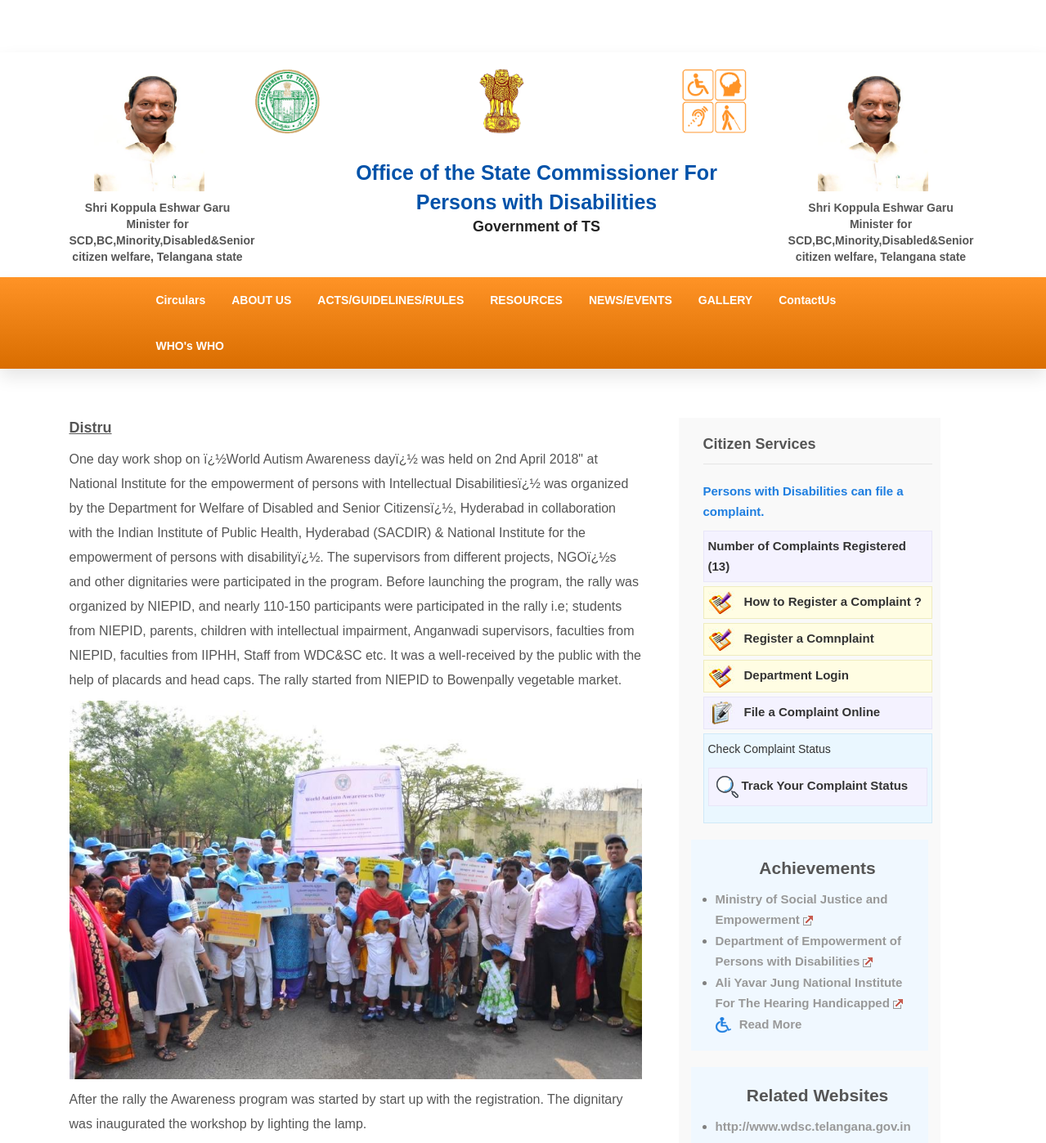
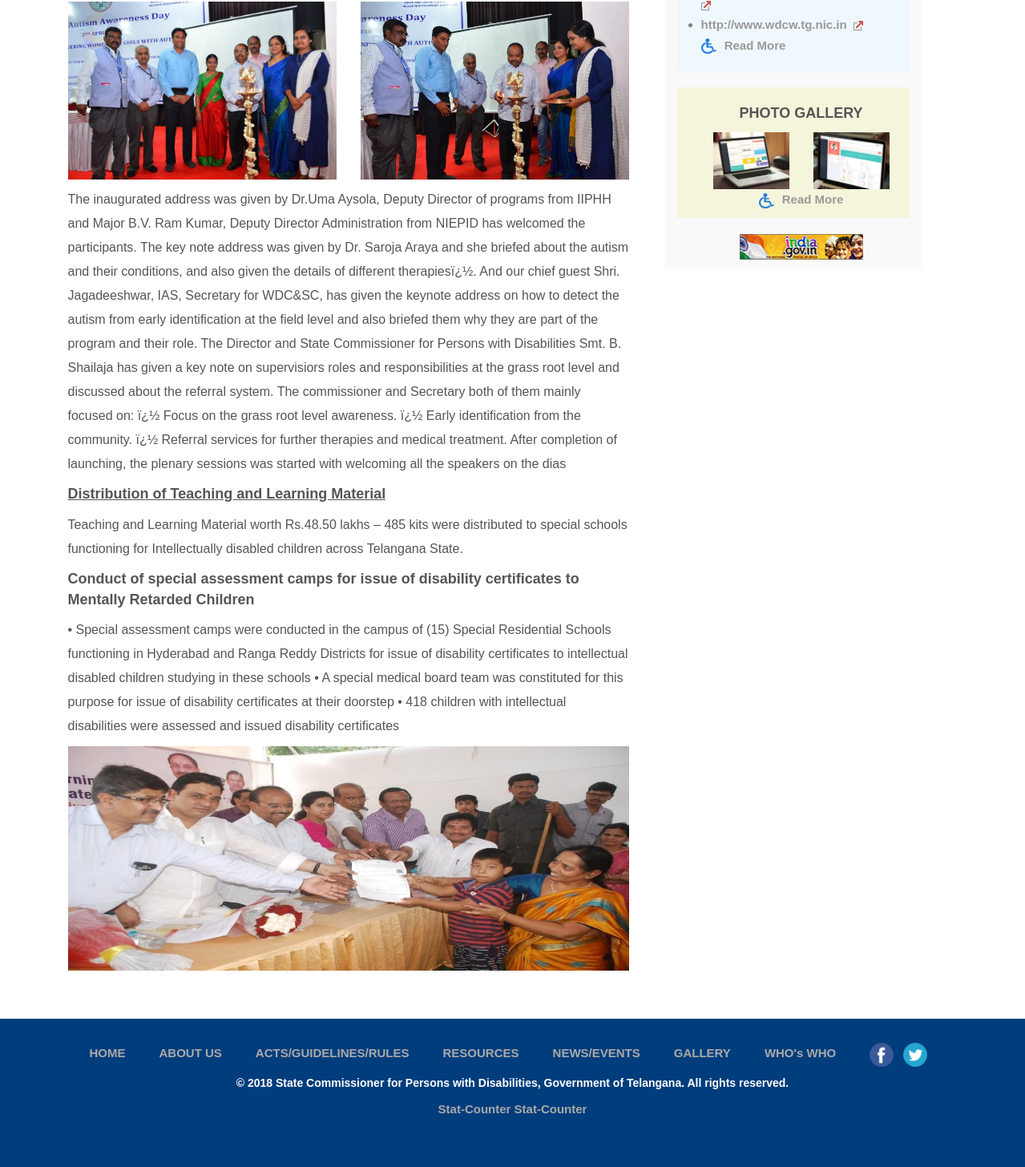
Page /news.php on the committed database (2 pictures, top to bottom).
### tables this page shows
CREATE TABLE `headerfooter` (
  `id` int(255) NOT NULL,
  `image1` varchar(255) NOT NULL,
  `text1` text NOT NULL,
  `image2` varchar(255) NOT NULL,
  `image3` varchar(255) NOT NULL,
  `text3` varchar(1000) NOT NULL,
  `image4` varchar(255) NOT NULL,
  `text4` varchar(1000) NOT NULL,
  `image5` varchar(255) NOT NULL,
  `text5` varchar(255) NOT NULL
);

CREATE TABLE `newsevents` (
  `aid` int(255) NOT NULL,
  `mainHeading` varchar(255) NOT NULL,
  `description` varchar(6000) NOT NULL,
  `image` varchar(255) NOT NULL,
  `image2` varchar(255) NOT NULL,
  `imgcontent` varchar(255) NOT NULL
);

### news.php (the view, shortened to what this page needs)
<?php
include("./dbconnect.php");
?>
<!DOCTYPE html>
<html dir="ltr" lang="en">
<head>
<link href="css/bootstrap.min.css" rel="stylesheet" type="text/css">
<link href="css/jquery-ui.min.css" rel="stylesheet" type="text/css">
<link href="css/animate.css" rel="stylesheet" type="text/css">
<link href="css/css-plugin-collections.css" rel="stylesheet"/>
<link href="css/menuzord-megamenu.css" rel="stylesheet"/>
<link id="menuzord-menu-skins" href="css/menuzord-skins/menuzord-boxed.css" rel="stylesheet"/>
<link href="css/style-main.css" rel="stylesheet" type="text/css">
<link href="css/preloader.css" rel="stylesheet" type="text/css">
<link href="css/custom-bootstrap-margin-padding.css" rel="stylesheet" type="text/css">
<link href="css/responsive.css" rel="stylesheet" type="text/css">
<link href="css/colors/theme-skin-color-set1.css" rel="stylesheet" type="text/css">
</head>
<body class="has-side-panel side-panel-right fullwidth-page" data-magnified-zone=".mg_zone">
 <div style="padding-top:64px; background-color:#fff" id="widget_content"  >
<div id="wrapper" class="clearfix">
  <?php include "header.php"; ?>
  <div class="main-content">
    <section id="home" class="divider">
      <div class="container-fluid p-0">
      <div class="container">
        <div class="section-content">
          <div class="row col-md-8">
            <div class="col-md-12">
<?php
$sel = mysqli_query($con,"select * from newsEvents where aid=1");
while($fet = mysqli_fetch_assoc($sel))
{
  ?>
            <h3 class="text-uppercasetext-theme-colored mt-0 mb-0 mt-sm-30" style="text-decoration: underline; font-size:18px;"><?php echo $fet['mainHeading'];?></span></h3>
             <h4 style="font-weight: 500; line-height: 30px; font-size:16px;"><?php echo $fet['description'];?>
</h4>
              </div>
             <div class="col-md-12">
                    <img src="images/news/<?php echo $fet['image'];?>">
                </div>
            <div class="col-md-12">
            <h4 style="font-weight: 500; line-height: 30px; font-size:16px;"><?php echo $fet['imgcontent'];?></h4>
</div>
  <?php
  }
  ?>
           <?php
$sel = mysqli_query($con,"select * from newsEvents where aid=2");
while($fet = mysqli_fetch_assoc($sel))
{
  ?>
                <div class="col-md-6">
                    <img src="images/news/<?php echo $fet['image'];?>">
                </div>
                <div class="col-md-6">
                    <img src="images/news/<?php echo $fet['image2'];?>">
                </div>
            <div class="col-md-12">
            <h4 style="font-weight: 500; line-height: 30px; font-size:16px;"><?php echo $fet['description'];?>
            </h4>
         <?php } ?>
             <?php
$sel = mysqli_query($con,"select * from newsEvents where aid=3");
while($fet = mysqli_fetch_assoc($sel))
{
  ?>
            <h3 class="text-uppercasetext-theme-colored mt-0 mb-0 mt-sm-30" style="text-decoration: underline; font-size:18px;"><?php echo $fet['mainHeading'];?></span></h3>
             <h4 style="font-weight: 500; line-height: 30px; font-size:16px;"><?php echo $fet['description'];?>
</h4>
       <?php
       }
       ?>
       <?php
$sel = mysqli_query($con,"select * from newsEvents where aid=4");
while($fet = mysqli_fetch_assoc($sel))
{
       ?>
              <h3 class="text-uppercasetext-theme-colored mt-0 mb-0 mt-sm-30" style=" font-size:18px;"><?php echo $fet['mainHeading'];?>
</span></h3>
              <h4 style="font-weight: 500; line-height: 30px; font-size:16px;"><?php echo $fet['description'];?>
              </h4>
                </div>
         <div class="col-md-12">
                    <img src="images/news/<?php echo $fet['image'];?>">
                </div>
          </div>
       <?php
     }
       ?>
                  <div class="col-xs-12 col-sm-6 col-md-4 mb-sm-30  pb-20">
         <?php include "side_block.php"; ?>
		 </div>
        </div>
       </div>
      </div>
    </section>
  </div>
  <?php include "footer.php"; ?>
</div>
</body>
</html>

### header.php (shortened to what this page needs)
<?php
$pageurl = basename($_SERVER['REQUEST_URI'], '?' . $_SERVER['QUERY_STRING']);
$page = str_replace(".php","",$pageurl);
?>
 <header id="header" class="header">
    <div class="header-nav">
      <div class="header-nav-wrapper  bg-white">
        <div class="container">
         <div class="row mt-15">
 	<div class="col-md-2 text-center">
            <a class="pull-left flip mt-5 mb-5 mt-sm-10 mb-sm-20 col-md-12" href="index.php">
<?php
include 'dbconnect.php';
$selheader = mysqli_query($con,"select * from headerfooter") ;
while($img=mysqli_fetch_assoc($selheader)){
  $img1 = $img['image1'];
  $text1 = $img['text1'];
  $img2 = $img['image2'];
  $img3 = $img['image3'];
  $text3 = $img['text3'];
  $img4 = $img['image4'];
  $text4 = $img['text4'];
  $img5 = $img['image5'];
  $text5 = $img['text5'];
?>
			<img src="images/banner/<?php echo $img1; ?>" alt="" height="150" width="400" style="margin-left:30px">
<h5 style="width:216px;"><?php echo $text1; ?></h5>
 		    </a>
 		</div>
		 <div class="col-md-7 text-center">
		    <div style="width:160%">
				<div class="col-md-2 text-center">
				<a class="menuzord-brand pull-left flip mt-5 mb-5 mt-sm-10 mb-sm-20 col-md-12" href="index.php">
				<img src="images/<?php echo $img2; ?>" alt="">
				</a>
				</div>
				<div class="col-md-4 text-center">
				<a class="menuzord-brand pull-left flip mt-5 mb-5 mt-sm-10 mb-sm-20 col-md-12" href="index.php">
				<img src="images/<?php echo $img3; ?>" alt="">
				</a>
				</div>
				<div class="col-md-2 text-center">
				<a class="menuzord-brand pull-left flip mt-5 mb-5 mt-sm-10 mb-sm-20 col-md-12" href="index.php">
				<img src="images/<?php echo $img4; ?>" alt="">
				</a>
				</div>
			</div>
			<div style="float:left;margin-top:25px;padding-left:20%">
				<h2 style="    color: #0052a9;    margin-top: 0px;    margin-bottom: 0px; font-size: 25px;">
				  <?php echo $text3; ?></h2>
				<h2 style="  color: #232323;margin-top: 0px;    margin-bottom: 0px;    font-size: 18px;">
            <?php echo $text4; ?>
        </h2>
			</div>
		</div>
 		<div class="col-md-2 text-center">
            <a class="pull-left flip mt-5 mb-5 mt-sm-10 mb-sm-20 col-md-12" href="index.php">
			<img src="images/banner/<?php echo $img5; ?>" alt="" height="150" width="400" style="margin-left:38px">
   <h5 style="width:230px"><?php echo $text5; ?></h5>
 		    </a>
 		    </div>
         </div>
        <?php
		 }
?>
		</div>
		</div>
		<div class="header-nav-wrapper navbar-scrolltofixed" style="background:#252525;text-align:center">
		<div class="container" style="width:960px">
          <nav id="menuzord-right" class="menuzord default theme-colored">
		    <ul class="menuzord-menu">
  <li  class="<?php if(($page=="about") || ($page=="")) { echo "active"; } ?> dropdown"><a href="#">Circulars</a>
</li>
			  <li  class="<?php if(($page=="about") || ($page=="")) { echo "active"; } ?> "><a href="about.php">ABOUT US</a></li>
			  <li  class="<?php if(($page=="acts") || ($page=="")) { echo "active"; } ?> "><a href="acts.php">ACTS/GUIDELINES/RULES</a></li>
			  <li  class="<?php if(($page=="resources") || ($page=="")) { echo "active"; } ?> "><a href="resources.php">RESOURCES</a></li>
			  <li  class="<?php if(($page=="news") || ($page=="")) { echo "active"; } ?> "><a href="news.php">NEWS/EVENTS</a></li>
			  <li  class="<?php if(($page=="gallery") || ($page=="")) { echo "active"; } ?> "><a href="gallery.php">GALLERY</a></li>
         <li  class="<?php if(($page=="contactus") || ($page=="")) { echo "active"; } ?> "><a href="#">ContactUs</a></li>
			  <li  class="<?php if(($page=="contact") || ($page=="")) { echo "active"; } ?> "><a href="contact.php">WHO's WHO</a></li>
            </ul>
          </nav>
        </div>
		</div>
      </div>
  </header>

### css/menuzord-megamenu.css (style rules this page uses)
.menuzord,.menuzord * { font-family: 'Open Sans', sans-serif;box-sizing:border-box;-moz-box-sizing:border-box; -webkit-box-sizing:border-box; }
.menuzord { width: 100%;padding: 0 30px;float: left;position: relative;background: transparent; }
.menuzord a { -o-transition: color .3s linear, background .3s linear;-moz-transition: color .3s linear, background .3s linear;-webkit-transition: color .3s linear, background .3s linear;transition: color .3s linear, background .3s linear; }
.menuzord-brand { margin: 18px 30px 0 0;float: left;color: #666;text-decoration: none;font-size: 24px;font-weight: 600;line-height: 1.3;cursor: pointer; }
.menuzord-menu { margin: 0;padding: 0;list-style: none; }
.menuzord-menu > li { display: inline-block;float: left; }
.menuzord-menu > li > a { padding: 26px 16px;display: inline-block;text-decoration: none !important;font-size: 14px;font-weight: 600;color: #888;outline: 0;line-height: 1.42857143;-webkit-tap-highlight-color: rgba(0,0,0,0);-webkit-tap-highlight-color: transparent; }
.menuzord-menu > li.active > a,.menuzord-menu > li:hover > a { color: #333; }

### css/menuzord-skins/menuzord-boxed.css (style rules this page uses)
.menuzord-menu > li { padding: 18px 0; }
.menuzord-menu > li > a { padding: 8px 16px; }
.menuzord-menu > li.active > a, .menuzord-menu > li:hover > a { background: #333; color: #fff; }

### css/colors/theme-skin-color-set1.css (style rules this page uses)
.menuzord.default .menuzord-menu > li.active > a, .menuzord.default .menuzord-menu > li:hover > a, .menuzord.default .menuzord-menu ul.dropdown li:hover > a { background: #F88147; color: #fff; }
.menuzord.theme-colored .menuzord-menu > li.active > a, .menuzord.theme-colored .menuzord-menu > li:hover > a, .menuzord.theme-colored .menuzord-menu ul.dropdown li:hover > a { background: #F88147; color: #fff; }

### css/utility-classes.css (style rules this page uses)
.bg-white { background-color: #fff !important; }
.mb-5 { margin-bottom: 5px !important; }
.mt-5 { margin-top: 5px !important; }

### header.php (style rules this page uses)
.dropdown { position: relative; display: inline-block; }

### rows in the picture
headerfooter: image1 (picture), text1 "Shri Koppula Eshwar Garu Minister for SCD,BC,Minority,Disabled&Senior citizen welfare, Telangana state", image2 (picture), image3 (picture), image4 (picture), text3 "Office of the State Commissioner For Persons with Disabilities", text4 "Government of TS", image5 (picture), text5 "Shri Koppula Eshwar Garu Minister for SCD,BC,Minority,Disabled&Senior citizen welfare, Telangana state"
newsevents: mainHeading "Distru", description "One day work shop on ï¿½World Autism Awareness dayï¿½ was held on 2nd April 2018\" at National Institute for the empowerment of persons with Intellectual Disabilitiesï¿½ was organized by the Department for Welfare of Disabled and Senior Citizensï¿½, Hyderabad in collaboration with the Indian Institute of Public Health, Hyderabad (SACDIR) & National Institute for the empowerment of persons with disabilityï¿½. The supervisors from different projects, NGOï¿½s and other dignitaries were participated in the program. Before launching the program, the rally was organized by NIEPID, and nearly 110-150 participants were participated in the rally i.e; students from NIEPID, parents, children with…", image (picture), imgcontent "After the rally the Awareness program was started by start up with the registration. The dignitary was inaugurated the workshop by lighting the lamp."
newsevents: image (picture), image2 (picture), description "The inaugurated address was given by Dr.Uma Aysola, Deputy Director of programs from IIPHH and Major B.V. Ram Kumar, Deputy Director Administration from NIEPID has welcomed the participants. The key note address was given by Dr. Saroja Araya and she briefed about the autism and their conditions, and also given the details of different therapiesï¿½. And our chief guest Shri. Jagadeeshwar, IAS, Secretary for WDC&SC, has given the keynote address on how to detect the autism from early identification at the field level and also briefed them why they are part of the program and their role. The Director and State Commissioner for Persons with Disabilities Smt. B. Shailaja has given a key note on…"
newsevents: mainHeading "Distribution of Teaching and Learning Material", description "Teaching and Learning Material worth Rs.48.50 lakhs – 485 kits were distributed to special schools functioning for Intellectually disabled children across Telangana State."
newsevents: mainHeading "Conduct of special assessment camps for issue of disability certificates to Mentally Retarded Children", description "• Special assessment camps were conducted in the campus of (15) Special Residential Schools functioning in Hyderabad and Ranga Reddy Districts for issue of disability certificates to intellectual disabled children studying in these schools • A special medical board team was constituted for this purpose for issue of disability certificates at their doorstep • 418 children with intellectual disabilities were assessed and issued disability certificates", image (picture)

### other values in the picture
$ret_check_count['count_id'] "13"
